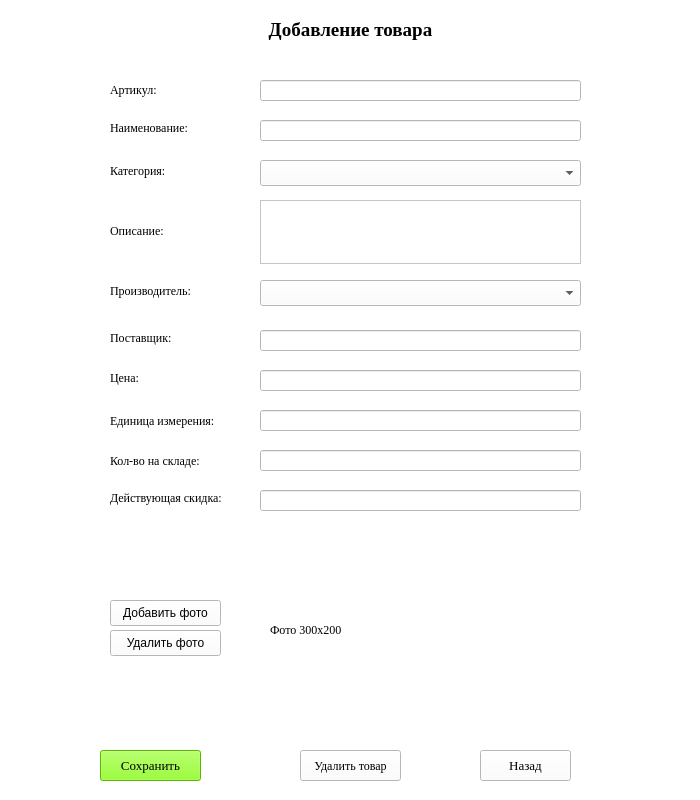
<?xml version="1.0" encoding="UTF-8"?>
<ui version="4.0">
 <class>addTovarWindow</class>
 <widget class="QWidget" name="addTovarWindow">
  <property name="geometry">
   <rect>
    <x>0</x>
    <y>0</y>
    <width>700</width>
    <height>800</height>
   </rect>
  </property>
  <property name="palette">
   <palette>
    <active>
     <colorrole role="WindowText">
      <brush brushstyle="SolidPattern">
       <color alpha="255">
        <red>0</red>
        <green>0</green>
        <blue>0</blue>
       </color>
      </brush>
     </colorrole>
     <colorrole role="Button">
      <brush brushstyle="SolidPattern">
       <color alpha="255">
        <red>255</red>
        <green>255</green>
        <blue>255</blue>
       </color>
      </brush>
     </colorrole>
     <colorrole role="Light">
      <brush brushstyle="SolidPattern">
       <color alpha="255">
        <red>255</red>
        <green>255</green>
        <blue>255</blue>
       </color>
      </brush>
     </colorrole>
     <colorrole role="Midlight">
      <brush brushstyle="SolidPattern">
       <color alpha="255">
        <red>255</red>
        <green>255</green>
        <blue>255</blue>
       </color>
      </brush>
     </colorrole>
     <colorrole role="Dark">
      <brush brushstyle="SolidPattern">
       <color alpha="255">
        <red>127</red>
        <green>127</green>
        <blue>127</blue>
       </color>
      </brush>
     </colorrole>
     <colorrole role="Mid">
      <brush brushstyle="SolidPattern">
       <color alpha="255">
        <red>170</red>
        <green>170</green>
        <blue>170</blue>
       </color>
      </brush>
     </colorrole>
     <colorrole role="Text">
      <brush brushstyle="SolidPattern">
       <color alpha="255">
        <red>0</red>
        <green>0</green>
        <blue>0</blue>
       </color>
      </brush>
     </colorrole>
     <colorrole role="BrightText">
      <brush brushstyle="SolidPattern">
       <color alpha="255">
        <red>255</red>
        <green>255</green>
        <blue>255</blue>
       </color>
      </brush>
     </colorrole>
     <colorrole role="ButtonText">
      <brush brushstyle="SolidPattern">
       <color alpha="255">
        <red>0</red>
        <green>0</green>
        <blue>0</blue>
       </color>
      </brush>
     </colorrole>
     <colorrole role="Base">
      <brush brushstyle="SolidPattern">
       <color alpha="255">
        <red>255</red>
        <green>255</green>
        <blue>255</blue>
       </color>
      </brush>
     </colorrole>
     <colorrole role="Window">
      <brush brushstyle="SolidPattern">
       <color alpha="255">
        <red>255</red>
        <green>255</green>
        <blue>255</blue>
       </color>
      </brush>
     </colorrole>
     <colorrole role="Shadow">
      <brush brushstyle="SolidPattern">
       <color alpha="255">
        <red>0</red>
        <green>0</green>
        <blue>0</blue>
       </color>
      </brush>
     </colorrole>
     <colorrole role="AlternateBase">
      <brush brushstyle="SolidPattern">
       <color alpha="255">
        <red>255</red>
        <green>255</green>
        <blue>255</blue>
       </color>
      </brush>
     </colorrole>
     <colorrole role="ToolTipBase">
      <brush brushstyle="SolidPattern">
       <color alpha="255">
        <red>255</red>
        <green>255</green>
        <blue>220</blue>
       </color>
      </brush>
     </colorrole>
     <colorrole role="ToolTipText">
      <brush brushstyle="SolidPattern">
       <color alpha="255">
        <red>0</red>
        <green>0</green>
        <blue>0</blue>
       </color>
      </brush>
     </colorrole>
     <colorrole role="PlaceholderText">
      <brush brushstyle="SolidPattern">
       <color alpha="127">
        <red>0</red>
        <green>0</green>
        <blue>0</blue>
       </color>
      </brush>
     </colorrole>
     <colorrole role="Accent">
      <brush brushstyle="SolidPattern">
       <color alpha="255">
        <red>255</red>
        <green>255</green>
        <blue>255</blue>
       </color>
      </brush>
     </colorrole>
    </active>
    <inactive>
     <colorrole role="WindowText">
      <brush brushstyle="SolidPattern">
       <color alpha="255">
        <red>0</red>
        <green>0</green>
        <blue>0</blue>
       </color>
      </brush>
     </colorrole>
     <colorrole role="Button">
      <brush brushstyle="SolidPattern">
       <color alpha="255">
        <red>255</red>
        <green>255</green>
        <blue>255</blue>
       </color>
      </brush>
     </colorrole>
     <colorrole role="Light">
      <brush brushstyle="SolidPattern">
       <color alpha="255">
        <red>255</red>
        <green>255</green>
        <blue>255</blue>
       </color>
      </brush>
     </colorrole>
     <colorrole role="Midlight">
      <brush brushstyle="SolidPattern">
       <color alpha="255">
        <red>255</red>
        <green>255</green>
        <blue>255</blue>
       </color>
      </brush>
     </colorrole>
     <colorrole role="Dark">
      <brush brushstyle="SolidPattern">
       <color alpha="255">
        <red>127</red>
        <green>127</green>
        <blue>127</blue>
       </color>
      </brush>
     </colorrole>
     <colorrole role="Mid">
      <brush brushstyle="SolidPattern">
       <color alpha="255">
        <red>170</red>
        <green>170</green>
        <blue>170</blue>
       </color>
      </brush>
     </colorrole>
     <colorrole role="Text">
      <brush brushstyle="SolidPattern">
       <color alpha="255">
        <red>0</red>
        <green>0</green>
        <blue>0</blue>
       </color>
      </brush>
     </colorrole>
     <colorrole role="BrightText">
      <brush brushstyle="SolidPattern">
       <color alpha="255">
        <red>255</red>
        <green>255</green>
        <blue>255</blue>
       </color>
      </brush>
     </colorrole>
     <colorrole role="ButtonText">
      <brush brushstyle="SolidPattern">
       <color alpha="255">
        <red>0</red>
        <green>0</green>
        <blue>0</blue>
       </color>
      </brush>
     </colorrole>
     <colorrole role="Base">
      <brush brushstyle="SolidPattern">
       <color alpha="255">
        <red>255</red>
        <green>255</green>
        <blue>255</blue>
       </color>
      </brush>
     </colorrole>
     <colorrole role="Window">
      <brush brushstyle="SolidPattern">
       <color alpha="255">
        <red>255</red>
        <green>255</green>
        <blue>255</blue>
       </color>
      </brush>
     </colorrole>
     <colorrole role="Shadow">
      <brush brushstyle="SolidPattern">
       <color alpha="255">
        <red>0</red>
        <green>0</green>
        <blue>0</blue>
       </color>
      </brush>
     </colorrole>
     <colorrole role="AlternateBase">
      <brush brushstyle="SolidPattern">
       <color alpha="255">
        <red>255</red>
        <green>255</green>
        <blue>255</blue>
       </color>
      </brush>
     </colorrole>
     <colorrole role="ToolTipBase">
      <brush brushstyle="SolidPattern">
       <color alpha="255">
        <red>255</red>
        <green>255</green>
        <blue>220</blue>
       </color>
      </brush>
     </colorrole>
     <colorrole role="ToolTipText">
      <brush brushstyle="SolidPattern">
       <color alpha="255">
        <red>0</red>
        <green>0</green>
        <blue>0</blue>
       </color>
      </brush>
     </colorrole>
     <colorrole role="PlaceholderText">
      <brush brushstyle="SolidPattern">
       <color alpha="127">
        <red>0</red>
        <green>0</green>
        <blue>0</blue>
       </color>
      </brush>
     </colorrole>
     <colorrole role="Accent">
      <brush brushstyle="SolidPattern">
       <color alpha="255">
        <red>255</red>
        <green>255</green>
        <blue>255</blue>
       </color>
      </brush>
     </colorrole>
    </inactive>
    <disabled>
     <colorrole role="WindowText">
      <brush brushstyle="SolidPattern">
       <color alpha="255">
        <red>127</red>
        <green>127</green>
        <blue>127</blue>
       </color>
      </brush>
     </colorrole>
     <colorrole role="Button">
      <brush brushstyle="SolidPattern">
       <color alpha="255">
        <red>255</red>
        <green>255</green>
        <blue>255</blue>
       </color>
      </brush>
     </colorrole>
     <colorrole role="Light">
      <brush brushstyle="SolidPattern">
       <color alpha="255">
        <red>255</red>
        <green>255</green>
        <blue>255</blue>
       </color>
      </brush>
     </colorrole>
     <colorrole role="Midlight">
      <brush brushstyle="SolidPattern">
       <color alpha="255">
        <red>255</red>
        <green>255</green>
        <blue>255</blue>
       </color>
      </brush>
     </colorrole>
     <colorrole role="Dark">
      <brush brushstyle="SolidPattern">
       <color alpha="255">
        <red>127</red>
        <green>127</green>
        <blue>127</blue>
       </color>
      </brush>
     </colorrole>
     <colorrole role="Mid">
      <brush brushstyle="SolidPattern">
       <color alpha="255">
        <red>170</red>
        <green>170</green>
        <blue>170</blue>
       </color>
      </brush>
     </colorrole>
     <colorrole role="Text">
      <brush brushstyle="SolidPattern">
       <color alpha="255">
        <red>127</red>
        <green>127</green>
        <blue>127</blue>
       </color>
      </brush>
     </colorrole>
     <colorrole role="BrightText">
      <brush brushstyle="SolidPattern">
       <color alpha="255">
        <red>255</red>
        <green>255</green>
        <blue>255</blue>
       </color>
      </brush>
     </colorrole>
     <colorrole role="ButtonText">
      <brush brushstyle="SolidPattern">
       <color alpha="255">
        <red>127</red>
        <green>127</green>
        <blue>127</blue>
       </color>
      </brush>
     </colorrole>
     <colorrole role="Base">
      <brush brushstyle="SolidPattern">
       <color alpha="255">
        <red>255</red>
        <green>255</green>
        <blue>255</blue>
       </color>
      </brush>
     </colorrole>
     <colorrole role="Window">
      <brush brushstyle="SolidPattern">
       <color alpha="255">
        <red>255</red>
        <green>255</green>
        <blue>255</blue>
       </color>
      </brush>
     </colorrole>
     <colorrole role="Shadow">
      <brush brushstyle="SolidPattern">
       <color alpha="255">
        <red>0</red>
        <green>0</green>
        <blue>0</blue>
       </color>
      </brush>
     </colorrole>
     <colorrole role="AlternateBase">
      <brush brushstyle="SolidPattern">
       <color alpha="255">
        <red>255</red>
        <green>255</green>
        <blue>255</blue>
       </color>
      </brush>
     </colorrole>
     <colorrole role="ToolTipBase">
      <brush brushstyle="SolidPattern">
       <color alpha="255">
        <red>255</red>
        <green>255</green>
        <blue>220</blue>
       </color>
      </brush>
     </colorrole>
     <colorrole role="ToolTipText">
      <brush brushstyle="SolidPattern">
       <color alpha="255">
        <red>0</red>
        <green>0</green>
        <blue>0</blue>
       </color>
      </brush>
     </colorrole>
     <colorrole role="PlaceholderText">
      <brush brushstyle="SolidPattern">
       <color alpha="127">
        <red>127</red>
        <green>127</green>
        <blue>127</blue>
       </color>
      </brush>
     </colorrole>
     <colorrole role="Accent">
      <brush brushstyle="SolidPattern">
       <color alpha="255">
        <red>255</red>
        <green>255</green>
        <blue>255</blue>
       </color>
      </brush>
     </colorrole>
    </disabled>
   </palette>
  </property>
  <property name="windowTitle">
   <string>Form</string>
  </property>
  <widget class="QLabel" name="label">
   <property name="geometry">
    <rect>
     <x>0</x>
     <y>20</y>
     <width>701</width>
     <height>20</height>
    </rect>
   </property>
   <property name="font">
    <font>
     <family>Times New Roman</family>
     <pointsize>14</pointsize>
     <bold>true</bold>
    </font>
   </property>
   <property name="text">
    <string>Добавление товара</string>
   </property>
   <property name="alignment">
    <set>Qt::AlignmentFlag::AlignCenter</set>
   </property>
  </widget>
  <widget class="QPushButton" name="pushButton_cancel">
   <property name="geometry">
    <rect>
     <x>480</x>
     <y>750</y>
     <width>91</width>
     <height>31</height>
    </rect>
   </property>
   <property name="font">
    <font>
     <family>Times New Roman</family>
     <pointsize>10</pointsize>
    </font>
   </property>
   <property name="text">
    <string>Назад</string>
   </property>
  </widget>
  <widget class="QPushButton" name="pushButton_save">
   <property name="geometry">
    <rect>
     <x>100</x>
     <y>750</y>
     <width>101</width>
     <height>31</height>
    </rect>
   </property>
   <property name="palette">
    <palette>
     <active>
      <colorrole role="WindowText">
       <brush brushstyle="SolidPattern">
        <color alpha="255">
         <red>0</red>
         <green>0</green>
         <blue>0</blue>
        </color>
       </brush>
      </colorrole>
      <colorrole role="Button">
       <brush brushstyle="SolidPattern">
        <color alpha="255">
         <red>127</red>
         <green>255</green>
         <blue>0</blue>
        </color>
       </brush>
      </colorrole>
      <colorrole role="Light">
       <brush brushstyle="SolidPattern">
        <color alpha="255">
         <red>191</red>
         <green>255</green>
         <blue>127</blue>
        </color>
       </brush>
      </colorrole>
      <colorrole role="Midlight">
       <brush brushstyle="SolidPattern">
        <color alpha="255">
         <red>159</red>
         <green>255</green>
         <blue>63</blue>
        </color>
       </brush>
      </colorrole>
      <colorrole role="Dark">
       <brush brushstyle="SolidPattern">
        <color alpha="255">
         <red>63</red>
         <green>127</green>
         <blue>0</blue>
        </color>
       </brush>
      </colorrole>
      <colorrole role="Mid">
       <brush brushstyle="SolidPattern">
        <color alpha="255">
         <red>85</red>
         <green>170</green>
         <blue>0</blue>
        </color>
       </brush>
      </colorrole>
      <colorrole role="Text">
       <brush brushstyle="SolidPattern">
        <color alpha="255">
         <red>0</red>
         <green>0</green>
         <blue>0</blue>
        </color>
       </brush>
      </colorrole>
      <colorrole role="BrightText">
       <brush brushstyle="SolidPattern">
        <color alpha="255">
         <red>255</red>
         <green>255</green>
         <blue>255</blue>
        </color>
       </brush>
      </colorrole>
      <colorrole role="ButtonText">
       <brush brushstyle="SolidPattern">
        <color alpha="255">
         <red>0</red>
         <green>0</green>
         <blue>0</blue>
        </color>
       </brush>
      </colorrole>
      <colorrole role="Base">
       <brush brushstyle="SolidPattern">
        <color alpha="255">
         <red>255</red>
         <green>255</green>
         <blue>255</blue>
        </color>
       </brush>
      </colorrole>
      <colorrole role="Window">
       <brush brushstyle="SolidPattern">
        <color alpha="255">
         <red>127</red>
         <green>255</green>
         <blue>0</blue>
        </color>
       </brush>
      </colorrole>
      <colorrole role="Shadow">
       <brush brushstyle="SolidPattern">
        <color alpha="255">
         <red>0</red>
         <green>0</green>
         <blue>0</blue>
        </color>
       </brush>
      </colorrole>
      <colorrole role="AlternateBase">
       <brush brushstyle="SolidPattern">
        <color alpha="255">
         <red>191</red>
         <green>255</green>
         <blue>127</blue>
        </color>
       </brush>
      </colorrole>
      <colorrole role="ToolTipBase">
       <brush brushstyle="SolidPattern">
        <color alpha="255">
         <red>255</red>
         <green>255</green>
         <blue>220</blue>
        </color>
       </brush>
      </colorrole>
      <colorrole role="ToolTipText">
       <brush brushstyle="SolidPattern">
        <color alpha="255">
         <red>0</red>
         <green>0</green>
         <blue>0</blue>
        </color>
       </brush>
      </colorrole>
      <colorrole role="PlaceholderText">
       <brush brushstyle="SolidPattern">
        <color alpha="127">
         <red>0</red>
         <green>0</green>
         <blue>0</blue>
        </color>
       </brush>
      </colorrole>
      <colorrole role="Accent">
       <brush brushstyle="SolidPattern">
        <color alpha="255">
         <red>255</red>
         <green>255</green>
         <blue>255</blue>
        </color>
       </brush>
      </colorrole>
     </active>
     <inactive>
      <colorrole role="WindowText">
       <brush brushstyle="SolidPattern">
        <color alpha="255">
         <red>0</red>
         <green>0</green>
         <blue>0</blue>
        </color>
       </brush>
      </colorrole>
      <colorrole role="Button">
       <brush brushstyle="SolidPattern">
        <color alpha="255">
         <red>127</red>
         <green>255</green>
         <blue>0</blue>
        </color>
       </brush>
      </colorrole>
      <colorrole role="Light">
       <brush brushstyle="SolidPattern">
        <color alpha="255">
         <red>191</red>
         <green>255</green>
         <blue>127</blue>
        </color>
       </brush>
      </colorrole>
      <colorrole role="Midlight">
       <brush brushstyle="SolidPattern">
        <color alpha="255">
         <red>159</red>
         <green>255</green>
         <blue>63</blue>
        </color>
       </brush>
      </colorrole>
      <colorrole role="Dark">
       <brush brushstyle="SolidPattern">
        <color alpha="255">
         <red>63</red>
         <green>127</green>
         <blue>0</blue>
        </color>
       </brush>
      </colorrole>
      <colorrole role="Mid">
       <brush brushstyle="SolidPattern">
        <color alpha="255">
         <red>85</red>
         <green>170</green>
         <blue>0</blue>
        </color>
       </brush>
      </colorrole>
      <colorrole role="Text">
       <brush brushstyle="SolidPattern">
        <color alpha="255">
         <red>0</red>
         <green>0</green>
         <blue>0</blue>
        </color>
       </brush>
      </colorrole>
      <colorrole role="BrightText">
       <brush brushstyle="SolidPattern">
        <color alpha="255">
         <red>255</red>
         <green>255</green>
         <blue>255</blue>
        </color>
       </brush>
      </colorrole>
      <colorrole role="ButtonText">
       <brush brushstyle="SolidPattern">
        <color alpha="255">
         <red>0</red>
         <green>0</green>
         <blue>0</blue>
        </color>
       </brush>
      </colorrole>
      <colorrole role="Base">
       <brush brushstyle="SolidPattern">
        <color alpha="255">
         <red>255</red>
         <green>255</green>
         <blue>255</blue>
        </color>
       </brush>
      </colorrole>
      <colorrole role="Window">
       <brush brushstyle="SolidPattern">
        <color alpha="255">
         <red>127</red>
         <green>255</green>
         <blue>0</blue>
        </color>
       </brush>
      </colorrole>
      <colorrole role="Shadow">
       <brush brushstyle="SolidPattern">
        <color alpha="255">
         <red>0</red>
         <green>0</green>
         <blue>0</blue>
        </color>
       </brush>
      </colorrole>
      <colorrole role="AlternateBase">
       <brush brushstyle="SolidPattern">
        <color alpha="255">
         <red>191</red>
         <green>255</green>
         <blue>127</blue>
        </color>
       </brush>
      </colorrole>
      <colorrole role="ToolTipBase">
       <brush brushstyle="SolidPattern">
        <color alpha="255">
         <red>255</red>
         <green>255</green>
         <blue>220</blue>
        </color>
       </brush>
      </colorrole>
      <colorrole role="ToolTipText">
       <brush brushstyle="SolidPattern">
        <color alpha="255">
         <red>0</red>
         <green>0</green>
         <blue>0</blue>
        </color>
       </brush>
      </colorrole>
      <colorrole role="PlaceholderText">
       <brush brushstyle="SolidPattern">
        <color alpha="127">
         <red>0</red>
         <green>0</green>
         <blue>0</blue>
        </color>
       </brush>
      </colorrole>
      <colorrole role="Accent">
       <brush brushstyle="SolidPattern">
        <color alpha="255">
         <red>255</red>
         <green>255</green>
         <blue>255</blue>
        </color>
       </brush>
      </colorrole>
     </inactive>
     <disabled>
      <colorrole role="WindowText">
       <brush brushstyle="SolidPattern">
        <color alpha="255">
         <red>63</red>
         <green>127</green>
         <blue>0</blue>
        </color>
       </brush>
      </colorrole>
      <colorrole role="Button">
       <brush brushstyle="SolidPattern">
        <color alpha="255">
         <red>127</red>
         <green>255</green>
         <blue>0</blue>
        </color>
       </brush>
      </colorrole>
      <colorrole role="Light">
       <brush brushstyle="SolidPattern">
        <color alpha="255">
         <red>191</red>
         <green>255</green>
         <blue>127</blue>
        </color>
       </brush>
      </colorrole>
      <colorrole role="Midlight">
       <brush brushstyle="SolidPattern">
        <color alpha="255">
         <red>159</red>
         <green>255</green>
         <blue>63</blue>
        </color>
       </brush>
      </colorrole>
      <colorrole role="Dark">
       <brush brushstyle="SolidPattern">
        <color alpha="255">
         <red>63</red>
         <green>127</green>
         <blue>0</blue>
        </color>
       </brush>
      </colorrole>
      <colorrole role="Mid">
       <brush brushstyle="SolidPattern">
        <color alpha="255">
         <red>85</red>
         <green>170</green>
         <blue>0</blue>
        </color>
       </brush>
      </colorrole>
      <colorrole role="Text">
       <brush brushstyle="SolidPattern">
        <color alpha="255">
         <red>63</red>
         <green>127</green>
         <blue>0</blue>
        </color>
       </brush>
      </colorrole>
      <colorrole role="BrightText">
       <brush brushstyle="SolidPattern">
        <color alpha="255">
         <red>255</red>
         <green>255</green>
         <blue>255</blue>
        </color>
       </brush>
      </colorrole>
      <colorrole role="ButtonText">
       <brush brushstyle="SolidPattern">
        <color alpha="255">
         <red>63</red>
         <green>127</green>
         <blue>0</blue>
        </color>
       </brush>
      </colorrole>
      <colorrole role="Base">
       <brush brushstyle="SolidPattern">
        <color alpha="255">
         <red>127</red>
         <green>255</green>
         <blue>0</blue>
        </color>
       </brush>
      </colorrole>
      <colorrole role="Window">
       <brush brushstyle="SolidPattern">
        <color alpha="255">
         <red>127</red>
         <green>255</green>
         <blue>0</blue>
        </color>
       </brush>
      </colorrole>
      <colorrole role="Shadow">
       <brush brushstyle="SolidPattern">
        <color alpha="255">
         <red>0</red>
         <green>0</green>
         <blue>0</blue>
        </color>
       </brush>
      </colorrole>
      <colorrole role="AlternateBase">
       <brush brushstyle="SolidPattern">
        <color alpha="255">
         <red>127</red>
         <green>255</green>
         <blue>0</blue>
        </color>
       </brush>
      </colorrole>
      <colorrole role="ToolTipBase">
       <brush brushstyle="SolidPattern">
        <color alpha="255">
         <red>255</red>
         <green>255</green>
         <blue>220</blue>
        </color>
       </brush>
      </colorrole>
      <colorrole role="ToolTipText">
       <brush brushstyle="SolidPattern">
        <color alpha="255">
         <red>0</red>
         <green>0</green>
         <blue>0</blue>
        </color>
       </brush>
      </colorrole>
      <colorrole role="PlaceholderText">
       <brush brushstyle="SolidPattern">
        <color alpha="127">
         <red>63</red>
         <green>127</green>
         <blue>0</blue>
        </color>
       </brush>
      </colorrole>
      <colorrole role="Accent">
       <brush brushstyle="SolidPattern">
        <color alpha="255">
         <red>165</red>
         <green>255</green>
         <blue>76</blue>
        </color>
       </brush>
      </colorrole>
     </disabled>
    </palette>
   </property>
   <property name="font">
    <font>
     <family>Times New Roman</family>
     <pointsize>10</pointsize>
    </font>
   </property>
   <property name="text">
    <string>Сохранить</string>
   </property>
  </widget>
  <widget class="QLineEdit" name="lineEdit_name">
   <property name="geometry">
    <rect>
     <x>260</x>
     <y>120</y>
     <width>321</width>
     <height>21</height>
    </rect>
   </property>
   <property name="text">
    <string/>
   </property>
  </widget>
  <widget class="QComboBox" name="comboBox_category">
   <property name="geometry">
    <rect>
     <x>260</x>
     <y>160</y>
     <width>321</width>
     <height>26</height>
    </rect>
   </property>
  </widget>
  <widget class="QComboBox" name="comboBox_producer">
   <property name="geometry">
    <rect>
     <x>260</x>
     <y>280</y>
     <width>321</width>
     <height>26</height>
    </rect>
   </property>
  </widget>
  <widget class="QLineEdit" name="lineEdit_supplier">
   <property name="geometry">
    <rect>
     <x>260</x>
     <y>330</y>
     <width>321</width>
     <height>21</height>
    </rect>
   </property>
   <property name="text">
    <string/>
   </property>
  </widget>
  <widget class="QLineEdit" name="lineEdit_price">
   <property name="geometry">
    <rect>
     <x>260</x>
     <y>370</y>
     <width>321</width>
     <height>21</height>
    </rect>
   </property>
   <property name="text">
    <string/>
   </property>
  </widget>
  <widget class="QLineEdit" name="lineEdit_uom">
   <property name="geometry">
    <rect>
     <x>260</x>
     <y>410</y>
     <width>321</width>
     <height>21</height>
    </rect>
   </property>
   <property name="text">
    <string/>
   </property>
  </widget>
  <widget class="QLineEdit" name="lineEdit_amount">
   <property name="geometry">
    <rect>
     <x>260</x>
     <y>450</y>
     <width>321</width>
     <height>21</height>
    </rect>
   </property>
   <property name="text">
    <string/>
   </property>
  </widget>
  <widget class="QLineEdit" name="lineEdit_discount">
   <property name="geometry">
    <rect>
     <x>260</x>
     <y>490</y>
     <width>321</width>
     <height>21</height>
    </rect>
   </property>
   <property name="text">
    <string/>
   </property>
  </widget>
  <widget class="QPushButton" name="pushButton_add_photo">
   <property name="geometry">
    <rect>
     <x>110</x>
     <y>600</y>
     <width>111</width>
     <height>26</height>
    </rect>
   </property>
   <property name="text">
    <string>Добавить фото</string>
   </property>
  </widget>
  <widget class="QLabel" name="label_name">
   <property name="geometry">
    <rect>
     <x>110</x>
     <y>120</y>
     <width>141</width>
     <height>16</height>
    </rect>
   </property>
   <property name="font">
    <font>
     <family>Times New Roman</family>
    </font>
   </property>
   <property name="text">
    <string>Наименование:</string>
   </property>
  </widget>
  <widget class="QLabel" name="label_category">
   <property name="geometry">
    <rect>
     <x>110</x>
     <y>161</y>
     <width>141</width>
     <height>20</height>
    </rect>
   </property>
   <property name="font">
    <font>
     <family>Times New Roman</family>
    </font>
   </property>
   <property name="text">
    <string>Категория:</string>
   </property>
  </widget>
  <widget class="QLabel" name="label_description">
   <property name="geometry">
    <rect>
     <x>110</x>
     <y>200</y>
     <width>141</width>
     <height>61</height>
    </rect>
   </property>
   <property name="font">
    <font>
     <family>Times New Roman</family>
    </font>
   </property>
   <property name="text">
    <string>Описание:</string>
   </property>
  </widget>
  <widget class="QLabel" name="label_producer">
   <property name="geometry">
    <rect>
     <x>110</x>
     <y>280</y>
     <width>141</width>
     <height>21</height>
    </rect>
   </property>
   <property name="font">
    <font>
     <family>Times New Roman</family>
    </font>
   </property>
   <property name="text">
    <string>Производитель:</string>
   </property>
  </widget>
  <widget class="QLabel" name="label_supplier">
   <property name="geometry">
    <rect>
     <x>110</x>
     <y>330</y>
     <width>141</width>
     <height>16</height>
    </rect>
   </property>
   <property name="font">
    <font>
     <family>Times New Roman</family>
    </font>
   </property>
   <property name="text">
    <string>Поставщик:</string>
   </property>
  </widget>
  <widget class="QLabel" name="label_price">
   <property name="geometry">
    <rect>
     <x>110</x>
     <y>370</y>
     <width>141</width>
     <height>16</height>
    </rect>
   </property>
   <property name="font">
    <font>
     <family>Times New Roman</family>
    </font>
   </property>
   <property name="text">
    <string>Цена:</string>
   </property>
  </widget>
  <widget class="QLabel" name="label_uom">
   <property name="geometry">
    <rect>
     <x>110</x>
     <y>410</y>
     <width>141</width>
     <height>21</height>
    </rect>
   </property>
   <property name="font">
    <font>
     <family>Times New Roman</family>
    </font>
   </property>
   <property name="text">
    <string>Единица измерения:</string>
   </property>
  </widget>
  <widget class="QLabel" name="label_amount">
   <property name="geometry">
    <rect>
     <x>110</x>
     <y>450</y>
     <width>141</width>
     <height>21</height>
    </rect>
   </property>
   <property name="font">
    <font>
     <family>Times New Roman</family>
    </font>
   </property>
   <property name="text">
    <string>Кол-во на складе:</string>
   </property>
  </widget>
  <widget class="QLabel" name="label_discount">
   <property name="geometry">
    <rect>
     <x>110</x>
     <y>490</y>
     <width>141</width>
     <height>16</height>
    </rect>
   </property>
   <property name="font">
    <font>
     <family>Times New Roman</family>
    </font>
   </property>
   <property name="text">
    <string>Действующая скидка:</string>
   </property>
  </widget>
  <widget class="QLabel" name="label_11">
   <property name="geometry">
    <rect>
     <x>270</x>
     <y>530</y>
     <width>300</width>
     <height>200</height>
    </rect>
   </property>
   <property name="font">
    <font>
     <family>Times New Roman</family>
    </font>
   </property>
   <property name="text">
    <string>Фото 300х200</string>
   </property>
   <property name="wordWrap">
    <bool>true</bool>
   </property>
  </widget>
  <widget class="QLineEdit" name="lineEdit_article">
   <property name="geometry">
    <rect>
     <x>260</x>
     <y>80</y>
     <width>321</width>
     <height>21</height>
    </rect>
   </property>
   <property name="text">
    <string/>
   </property>
  </widget>
  <widget class="QLabel" name="label_article">
   <property name="geometry">
    <rect>
     <x>110</x>
     <y>80</y>
     <width>141</width>
     <height>20</height>
    </rect>
   </property>
   <property name="font">
    <font>
     <family>Times New Roman</family>
    </font>
   </property>
   <property name="text">
    <string>Артикул:</string>
   </property>
  </widget>
  <widget class="QPlainTextEdit" name="plainTextEdit_description">
   <property name="geometry">
    <rect>
     <x>260</x>
     <y>200</y>
     <width>321</width>
     <height>64</height>
    </rect>
   </property>
  </widget>
  <widget class="QPushButton" name="pushButton_delete_photo">
   <property name="geometry">
    <rect>
     <x>110</x>
     <y>630</y>
     <width>111</width>
     <height>26</height>
    </rect>
   </property>
   <property name="text">
    <string>Удалить фото</string>
   </property>
  </widget>
  <widget class="QPushButton" name="pushButton_delete_item">
   <property name="geometry">
    <rect>
     <x>300</x>
     <y>750</y>
     <width>101</width>
     <height>31</height>
    </rect>
   </property>
   <property name="font">
    <font>
     <family>Times New Roman</family>
    </font>
   </property>
   <property name="text">
    <string>Удалить товар</string>
   </property>
  </widget>
 </widget>
 <resources/>
 <connections/>
</ui>
